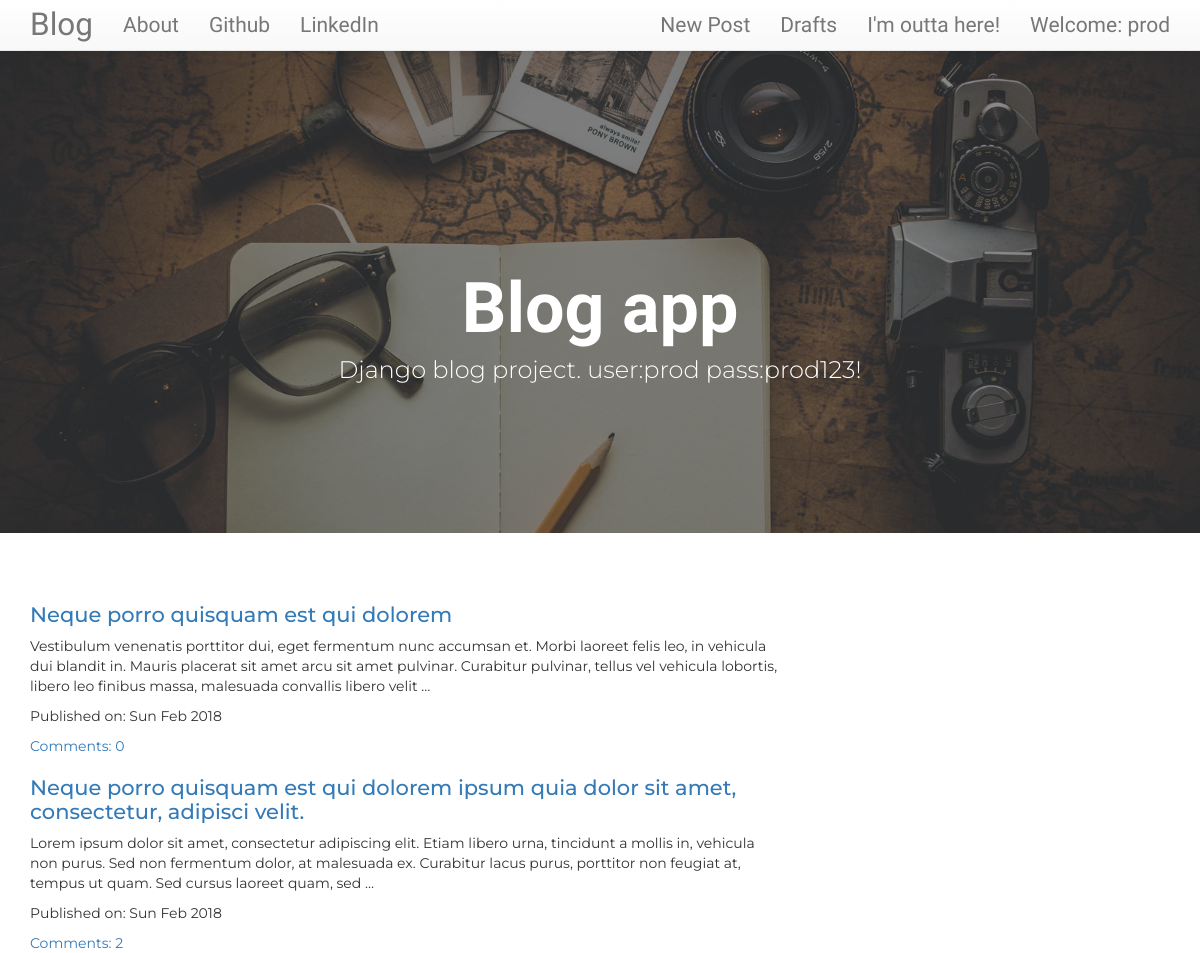
The app's page / (signed in) with its own data.
### blog/models.py (models this page shows, shortened)
class Post(models.Model):
    author = models.ForeignKey('auth.User',on_delete=models.CASCADE)
    title = models.CharField(max_length=200)
    text = models.TextField()
    create_date = models.DateTimeField(default=timezone.now)
    publish_date = models.DateTimeField(blank=True,null=True)
    def approve_comments(self):
        return self.comments.filter(approved_comment=True)

### blog/views.py (the view)
# urls.py: url(r'^$',views.PostListView.as_view(),name='post_list'),
class PostListView(ListView):
    model = Post
    def get_queryset(self):
        return Post.objects.filter(publish_date__lte=timezone.now()).order_by('-publish_date')

### blog/templates/blog/post_list.html
{% extends "blog/base.html" %}
{% block content %}
<div class="centerstage">
  {% for post in post_list %}
  <div class="post">
    <h1 class="h1-title"><a href="{% url 'post_detail' pk=post.pk %}">{{ post.title }}</a></h1>
    {{ post.text|safe|truncatewords:40 }}
    <div class="date">
      <p>Published on: {{post.publish_date|date:"D M Y"}}</p>
    </div>
    <a href="{% url 'post_detail' pk=post.pk %}">Comments: {{post.approve_comments.count}}</a>
  </div>
  {% endfor %}
</div>
{% endblock %}

### blog/templates/blog/base.html (shortened to what this page needs)
<!DOCTYPE html>
{% load staticfiles %}
<html>
  <head>
    <link rel="stylesheet" href="https://maxcdn.bootstrapcdn.com/bootstrap/3.3.7/css/bootstrap.min.css">
    <link rel="stylesheet" href="https://maxcdn.bootstrapcdn.com/bootstrap/3.3.7/css/bootstrap-theme.min.css">
    <link rel="stylesheet" href="//cdn.jsdelivr.net/npm/medium-editor@latest/dist/css/medium-editor.min.css" type="text/css" media="screen" charset="utf-8">
    <link rel="stylesheet" href="{% static 'css/blog.css' %}">
  </head>
  <body>
    <nav class="navbar navbar-default navbar-static-top indiefont custom-navbar navbar-fixed-top">
      <div class="container">
        <div class="navbar-header">
          <a class="navbar-brand bigbrand" href="{% url 'post_list' %}">Blog</a>
        </div>
      <div class="collapse navbar-collapse" id="myNavbar">
        <ul class="nav navbar-nav">
          <li class="dropdown"><a class="dropdown-toggle" href="{% url 'about' %}">About</a></li>
          <li class="dropdown"><a class="dropdown-toggle" href="https://github.com/Prodromosk">Github</a></li>
          <li class="dropdown"><a class="dropdown-toggle" href="https://www.linkedin.com/in/prodromosk/">LinkedIn</a></li>
        </ul>
        <ul class="nav navbar-nav navbar-right">
          {% if user.is_authenticated %}
          <li>
            <a href="{% url 'post_new' %}">New Post</a>
          </li>
          <li>
            <a href="{% url 'post_draft_list' %}">Drafts</a>
          </li>
          <li>
            <a href="{% url 'logout' %}">I'm outta here!</a>
          </li>
          <li>
            <a>Welcome: {{ user.username }}</a>
          </li>
          {% else %}
          <li><a class="nav navbar-right" href="{% url 'login' %}"><span class="glyphicon glyphicon-user"></span>Get in!</a></li>
          {% endif %}
        </ul>
      </div>
    </nav>
    {% if request.get_full_path == "/" %}
    <header class="masthead" style="background-image: url('{% static "img/notepad-thoughts.jpg" %}')">
      <div class="overlay"></div>
      <div class="container">
        <div class="row">
          <div class="  mx-auto">
            <div class="site-heading">
              <h1 class="h1-header">Blog app</h1>
              <span class="subheading">Django blog project. user:prod pass:prod123!</span>
          </div>
          </div>
        </div>
      </div>
    </header>
    {% endif %}
    <div class="content container">
      <div class="row">
        <div class="col-md-8">
          <div class="blog_posts">
            {% block content %}
            {% endblock %}
          </div>
        </div>
      </div>
    </div>
  </body>
</html>

### blog/static/css/blog.css (style rules this page uses)
body { font-family: 'Montserrat'; padding-top: 50px; }
.indiefont { font-family: 'Indie Flower',sans-serif; font-size: 1.5em; margin-bottom: 10px; }
.bigbrand { font-size: 1.5em; }
.centerstage { margin-left: auto; margin-right: auto; }
.h1-title { font-family: 'Montserrat'; font-size: 1.5em; }
header.masthead { margin-bottom: 50px; background: no-repeat center center; background-color: #868e96; background-attachment: scroll; position: relative; -webkit-background-size: cover; -moz-background-size: cover; -o-background-size: cover; background-size: cover; }
header.masthead .overlay { position: absolute; top: 0; left: 0; height: 100%; width: 100%; background-color: #212529; opacity: .5; }
div { display: block; }
.ml-auto, .mx-auto { margin-left: auto!important; }
.mr-auto, .mx-auto { margin-right: auto!important; }
header.masthead .page-heading, header.masthead .site-heading { text-align: center; }
header.masthead .page-heading, header.masthead .post-heading, header.masthead .site-heading { padding: 200px 0 150px; color: #fff; }
.h1-header { font-size: 70px; font-weight: 800; font-family: 'Indie Flower',sans-serif; position: relative; }
.subheading { font-size: 24px; font-weight: 300; line-height: 1.1; display: block; margin: 10px 0 0; font-family: 'Montserrat',sans-serif; position: relative; }

### records on screen
Post: title "Neque porro quisquam est qui dolorem", text "Vestibulum venenatis porttitor dui, eget fermentum nunc accumsan et. Morbi laoreet felis leo, in vehicula dui blandit in. Mauris placerat sit amet arcu sit amet pulvinar. Curabitur pulvinar, tellus vel vehicula lobortis, libero leo finibus massa, malesuada convallis libero velit …", publish_date "Sun Feb 2018", approve_comments.count "0"
Post: title "Neque porro quisquam est qui dolorem ipsum quia dolor sit amet, consectetur, adipisci velit.", text "Lorem ipsum dolor sit amet, consectetur adipiscing elit. Etiam libero urna, tincidunt a mollis in, vehicula non purus. Sed non fermentum dolor, at malesuada ex. Curabitur lacus purus, porttitor non feugiat at, tempus ut quam. Sed cursus laoreet quam, sed …", publish_date "Sun Feb 2018", approve_comments.count "2"

### other values on screen
{{ user.username }} "prod"
